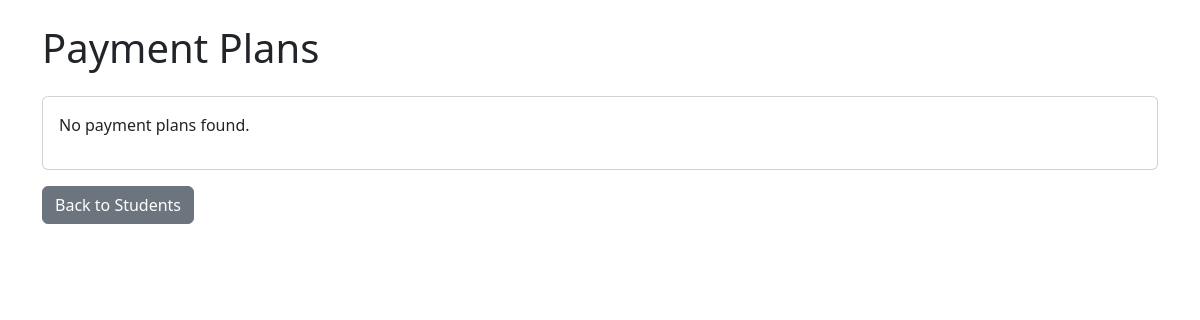
Before: /books/payment-plans/ (signed in) with the older database file.
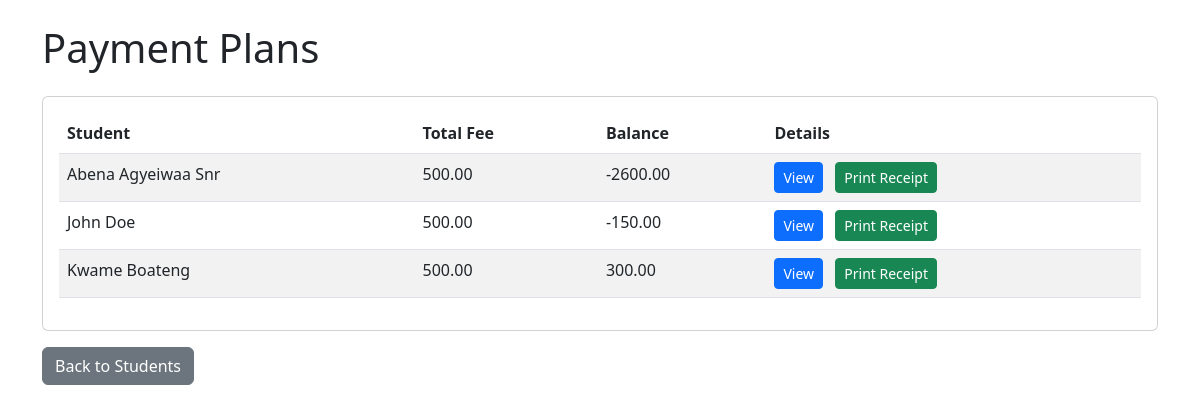
After: the same page with the newer database file.
### book_store/models.py (models this page shows, shortened)
class PaymentPlan(models.Model):
    student = models.OneToOneField(Student, on_delete=models.CASCADE, related_name='payment_plan')
    total_fee = models.DecimalField(max_digits=10, decimal_places=2)
    amount_paid = models.DecimalField(max_digits=10, decimal_places=2, default=Decimal('0.00'))
    balance = models.DecimalField(max_digits=10, decimal_places=2, default=Decimal('0.00'))

class Student(models.Model):
   name = models.CharField(max_length=100)
   age = models.IntegerField()
   grade = models.IntegerField()
   guardian_name = models.CharField(max_length=100)
   guardian_address = models.TextField()
   headteacher = models.ForeignKey('HeadTeacher', on_delete=models.PROTECT, related_name='students')
   fee_structure = models.ForeignKey(FeeStructure, on_delete=models.SET_NULL, null=True, blank=True)

### book_store/views.py (the view)
# urls.py: path('payment-plans/', PaymentPlanListView.as_view(), name='payment_plan_list'),
class PaymentPlanListView(LoginRequiredMixin, ListView):
    model = PaymentPlan
    template_name = 'students/payment_plan_list.html'
    context_object_name = 'payment_plans'
    def get_queryset(self):
        return PaymentPlan.objects.annotate(
            last_payment_date=Max('payments__date')
        ).order_by('-last_payment_date', 'student__name')

### book_store/templates/students/payment_plan_list.html (shortened to what this page needs)
<!DOCTYPE html>
<html lang="en">
<head>
 <link href="https://cdn.jsdelivr.net/npm/bootstrap@5.3.0/dist/css/bootstrap.min.css" rel="stylesheet">
</head>
<body>
 <div class="container mt-4">
  <h1 class="mb-4">Payment Plans</h1>
  <div class="card">
   <div class="card-body">
    {% if payment_plans %}
    <table class="table table-striped">
     <thead>
      <tr>
       <th>Student</th>
       <th>Total Fee</th>
       <th>Balance</th>
       <th>Details</th>
      </tr>
     </thead>
     <tbody>
      {% for plan in payment_plans %}
      <tr>
       <td>{{ plan.student.name }}</td>
       <td>{{ plan.total_fee }}</td>
       <td>{{ plan.balance }}</td>
       <td>
        <a href="{% url 'payment_plan_detail' plan.pk %}" class="btn btn-primary btn-sm">View</a>
        {% if plan.payments.last %}
        <a href="{% url 'payment_receipt' plan.payments.last.pk %}" class="btn btn-success btn-sm ms-2" target="_blank">Print
         Receipt</a>
        {% endif %}
        </td>
      </tr>
      {% endfor %}
     </tbody>
    </table>
    {% else %}
    <p>No payment plans found.</p>
    {% endif %}
   </div>
  </div>
  <a href="{% url 'student_list' %}" class="btn btn-secondary mt-3">Back to Students</a>
 </div>
</body>
</html>

Changed rows visible on the page:
added PaymentPlan: student.name "Abena Agyeiwaa Snr", total_fee "500.00", balance "-2600.00", shows "Print Receipt"
added PaymentPlan: student.name "John Doe", total_fee "500.00", balance "-150.00", shows "Print Receipt"
added PaymentPlan: student.name "Kwame Boateng", total_fee "500.00", balance "300.00", shows "Print Receipt"
Other visible differences:
text no longer shown: "No payment plans found."
text now shown: "Student Total Fee Balance Details"
